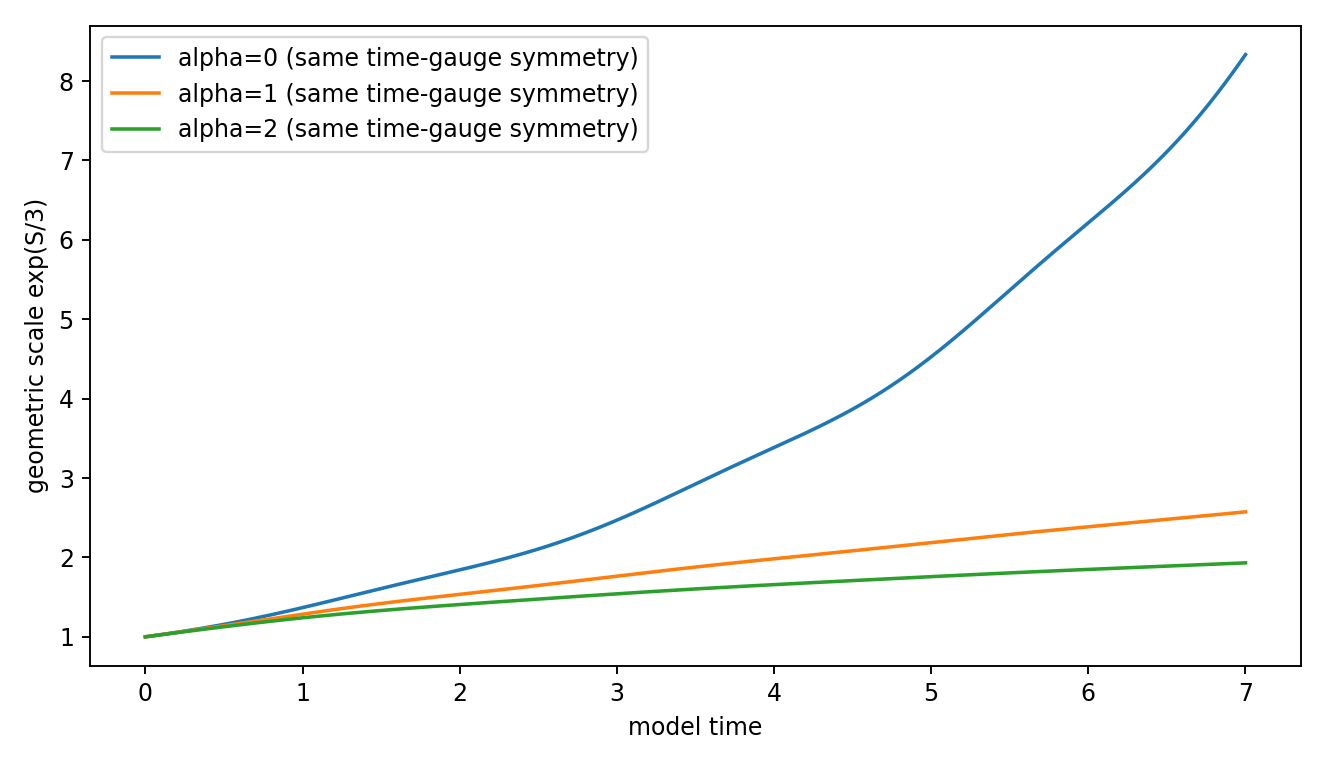

This figure's Python source:
#!/usr/bin/env python3
"""Independent test: time-reparam invariance allows e^(alpha S)Q/N for ANY alpha."""
import csv,json
from pathlib import Path
import numpy as np
from scipy.integrate import solve_ivp
import matplotlib
matplotlib.use('Agg')
import matplotlib.pyplot as plt
P=Path(__file__).resolve().parent
D,w,mu=3.,.45,1.2
q0,z0,u0,r0=.55,-.16,.18,-.075
initial_y=z0-q0
A0=1+D*np.tanh(initial_y/w)**2
Km0=.5*(A0*u0*u0+r0*r0)
V0=.5*mu**2*initial_y**2
anis=np.array([.048,-.032,-.016]); H0=np.sqrt((anis@anis+Km0+V0)/6)
init=np.r_[np.zeros(3),q0,z0,H0+anis,u0,r0]
t=np.linspace(0,7,701)

def odes(t,x,alpha):
    b=x[:3];q,z=x[3:5];v=x[5:8];vq,vz=x[8:]
    S=sum(b);H=sum(v);Q=v@v-H**2;y=z-q
    tanh=np.tanh(y/w)
    A=1+D*tanh**2;Ap=2*D/w*tanh*(1-tanh*tanh)
    K=.5*(A*vq*vq+vz*vz);V=.5*mu**2*y*y
    target=.5*(alpha*Q+np.exp((1-alpha)*S)*(K-V))-alpha*H*(v-H)
    acc=target-.5*sum(target)
    dvq=(-H*A*vq-Ap*(vz-vq)*vq-.5*Ap*vq*vq+mu**2*y)/A
    dvz=-H*vz+.5*Ap*vq*vq-mu**2*y
    return np.r_[v,vq,vz,acc,dvq,dvz]

results=[];traces=[]
for alpha in (0.,1.,2.):
    sol=solve_ivp(lambda t,x: odes(t,x,alpha),(0,7),init,rtol=2e-12,atol=2e-12,method='DOP853',t_eval=t)
    assert sol.success
    err=[]; scales=[]
    for x in sol.y.T:
        S=sum(x[:3]); v=x[5:8];q,z=x[3:5];vq,vz=x[8:]
        Q=v@v-sum(v)**2; A=1+D*np.tanh((z-q)/w)**2
        K=.5*(A*vq*vq+vz*vz); V=.5*mu**2*(z-q)**2
        constraint=np.exp(alpha*S)*Q+np.exp(S)*(K+V)
        err.append(constraint);scales.append(np.exp(S/3))
    err=np.array(err);scales=np.array(scales)
    assert max(abs(err))<2e-9,(alpha,max(abs(err)))
    results.append({'alpha':alpha,'final_scale':float(scales[-1]),'final_q':float(sol.y[3,-1]),
                    'final_z':float(sol.y[4,-1]),'max_lapse_constraint':float(max(abs(err)))})
    traces.append((alpha,scales,err))
with (P/'volume_ambiguity_v22.csv').open('w',newline='') as f:
    wr=csv.writer(f);wr.writerow(['time']+[f'scale_alpha_{int(x[0])}' for x in traces]+[f'lapse_constraint_alpha_{int(x[0])}' for x in traces])
    for i,ti in enumerate(t): wr.writerow([ti]+[tr[1][i] for tr in traces]+[tr[2][i] for tr in traces])
fig,ax=plt.subplots(figsize=(7.8,4.5))
for alpha,scale,err in traces: ax.plot(t,scale,label=f'alpha={alpha:g} (same time-gauge symmetry)')
ax.legend();ax.set_xlabel('model time');ax.set_ylabel('geometric scale exp(S/3)')
fig.tight_layout();fig.savefig(P/'volume_ambiguity_v22.png',dpi=170);plt.close(fig)
(P/'volume_ambiguity_audit_v22.json').write_text(json.dumps({'cases':results,'interpretation':'Reparametrization alone does not imply unique nonlinear gravitation action. Full spatial diffeomorphism not tested.'},indent=2)+'\n')
print(json.dumps(results,indent=2))
